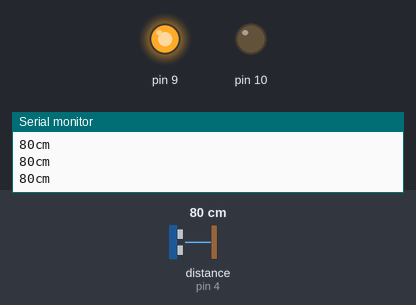
A sketch run on a simulated Arduino Uno, built with avr-gcc and run on an emulated ATmega328P. Parts: output pins drawn as LEDs (lit = HIGH), the last lines printed to the serial monitor. Wiring (inferred from the names in the program): ultrasonic range finder: trigger pin 2; echo pin 4. The test bench sets the inputs (shaded band); at power-on: distance to the obstacle (sensor on pin 4) 80 cm. The echo pulse lasts 58.3 µs per cm; pins used as bus, display or sensor lines are not drawn.

Above: at 1.2 s.
1.3 s: distance to the obstacle (sensor on pin 4) set to 9 cm
At 2.5 s:
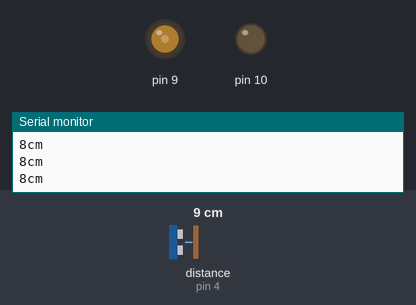
2.8 s: distance to the obstacle (sensor on pin 4) set to 259 cm
At 3.8 s:
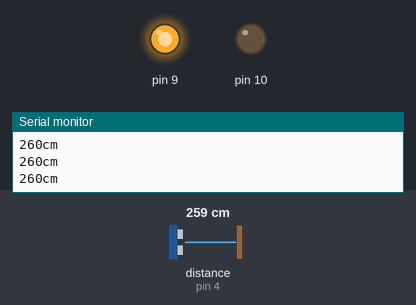
4.4 s: distance to the obstacle (sensor on pin 4) set to 18 cm
At 5.3 s:
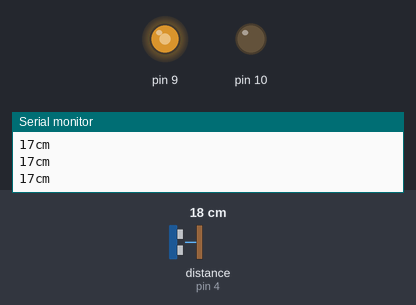
6.0 s: distance to the obstacle (sensor on pin 4) set to 35 cm
At 7.5 s:
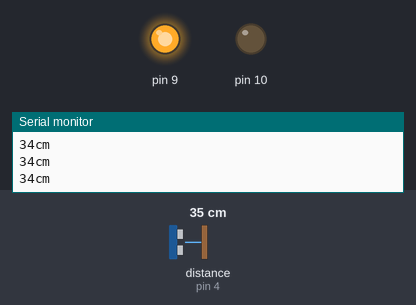
Timing chart, 0 to 8.5 s (numbered marks = the images above; inputs shaded):
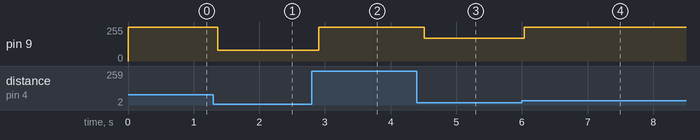

Measured:
- after the input at 1.3 s, pin 9: 255/255 → 80/255 after 0.07 s
- after the input at 2.8 s, pin 9: 80/255 → 255/255 after 0.10 s
- after the input at 4.4 s, pin 9: 255/255 → 170/255 after 0.11 s
- after the input at 6.0 s, pin 9: 170/255 → 255/255 at once

The sketch:

_09_sonicsensor.ino
```cpp
const int trigPin = 2;    //Trig pin sensor
const int echoPin = 4;    //Echo pin sensor

void setup()
{
    Serial.begin(9600);    //serial for debug
    Serial.println("Hello Arduino!!");

    pinMode(trigPin, OUTPUT);
    pinMode(echoPin, INPUT);
}

void loop()
{
    long duration, distance;    //senor return value, change to 'cm'

    //to get 'duration' method of handling sonic sensor
    digitalWrite(trigPin, LOW);
    delayMicroseconds(2);
    digitalWrite(trigPin, HIGH);
    delayMicroseconds(10);
    digitalWrite(trigPin, LOW);

    duration = pulseIn(echoPin, HIGH); //period that receiver get HIGH
    distance = duration / 29 / 2;        //change to 'cm'

    //handling motor
    if(distance<256)
      analogWrite(9,distance*10);
    else
      analogWrite(9,255);
    analogWrite(10,0);

    //to debug
    Serial.print(distance);
    Serial.print("cm");
    Serial.println();

    delay(100);
}
```
